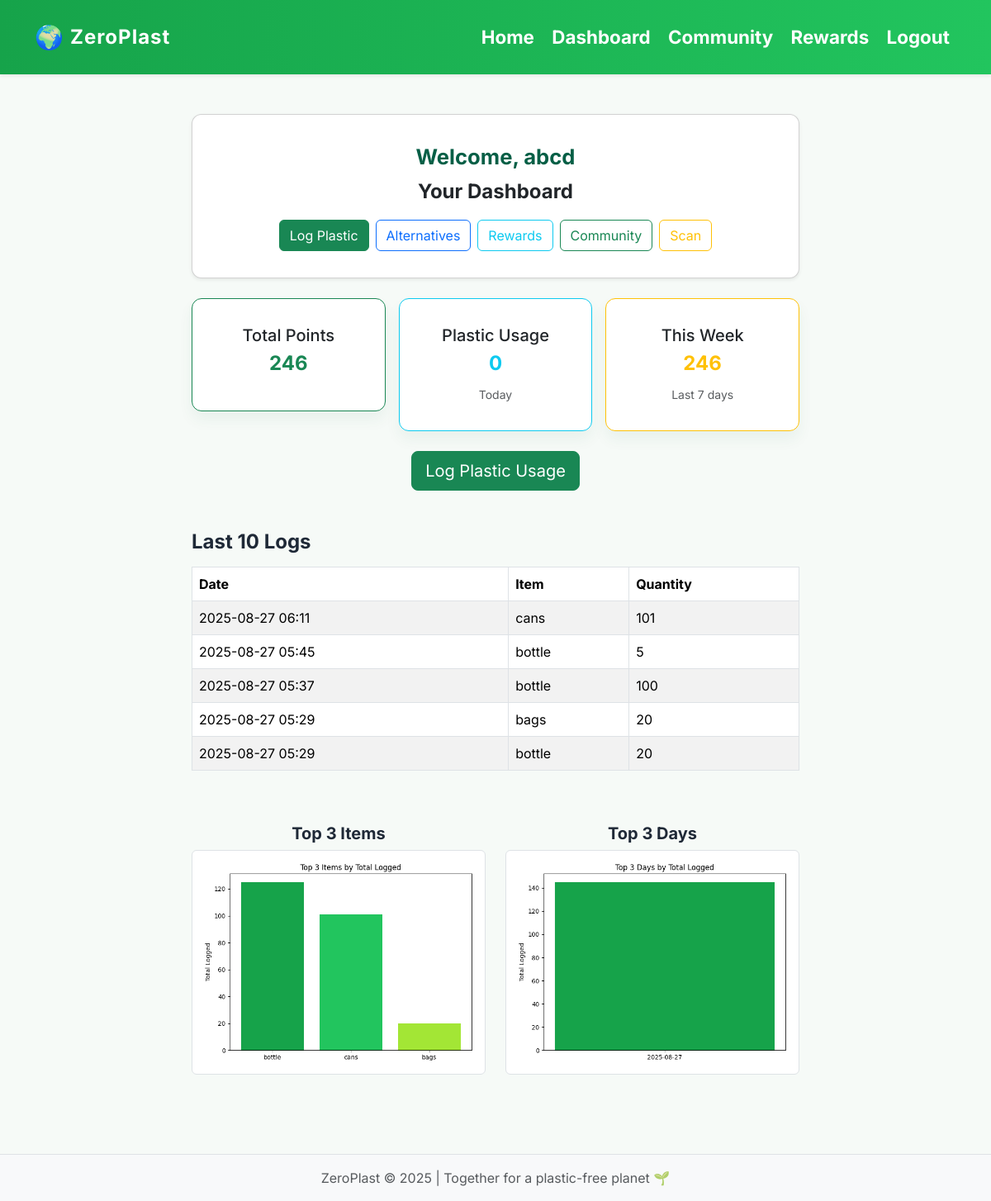
The page /dashboard (signed in) on the database its author committed.
### models.py (models this page shows)
class User(UserMixin, db.Model):
    id = db.Column(db.Integer, primary_key=True)
    username = db.Column(db.String(150), unique=True)
    password = db.Column(db.String(150))
    email = db.Column(db.String(150), unique=True)
    logs = db.relationship('PlasticLog', backref='user')

class PlasticLog(db.Model):
    id = db.Column(db.Integer, primary_key=True)
    item = db.Column(db.String(150))
    quantity = db.Column(db.Integer)
    created_at = db.Column(db.DateTime, default=datetime.utcnow)
    user_id = db.Column(db.Integer, db.ForeignKey('user.id'))

### routes/dashboard.py (the view)
@dashboard_bp.route('/dashboard')
@login_required
def dashboard():
    user_points = calculate_points(current_user.id)
    today = datetime.utcnow().date()
    week_ago = today - timedelta(days=6)
    logs = models.PlasticLog.query.filter_by(user_id=current_user.id).order_by(models.PlasticLog.created_at.desc()).all()
    plastic_usage_today = sum(l.quantity for l in logs if l.created_at.date() == today)
    plastic_usage_week = sum(l.quantity for l in logs if l.created_at.date() >= week_ago)
    last_10_logs = logs[:10]
    items_graph = save_graph_by_item(logs, current_user.id)
    days_graph = save_graph_by_day(logs, current_user.id)
    message = request.args.get('message')
    error = request.args.get('error')
    return render_template('dashboard.html',
                           user_points=user_points,
                           plastic_usage_today=plastic_usage_today,
                           plastic_usage_week=plastic_usage_week,
                           last_10_logs=last_10_logs,
                           items_graph=items_graph,
                           days_graph=days_graph,
                           message=message,
                           error=error)

### main.py (called while the page is built)
@login_manager.user_loader
def load_user(user_id):
    return models.User.query.get(int(user_id))

### utils.py (called while the page is built)
def save_graph_by_item(logs, user_id):
    item_counts = Counter()
    for l in logs:
        item_counts[l.item] += l.quantity
    top_items = item_counts.most_common(3)
    items, counts = zip(*top_items) if top_items else ([],[])
    fig, ax = plt.subplots()
    ax.bar(items, counts, color=['#16a34a', '#22c55e', '#a3e635'])
    ax.set_ylabel('Total Logged')
    ax.set_title('Top 3 Items by Total Logged')
    plt.tight_layout()
    graph_path = os.path.join('static', 'graphs', f'items_{user_id}.png')
    plt.savefig(graph_path)
    plt.close(fig)
    return graph_path

def save_graph_by_day(logs, user_id):
    day_counts = Counter()
    for l in logs:
        day = l.created_at.strftime('%Y-%m-%d')
        day_counts[day] += l.quantity
    top_days = day_counts.most_common(3)
    days, counts = zip(*top_days) if top_days else ([],[])
    fig, ax = plt.subplots()
    ax.bar(days, counts, color=['#16a34a', '#22c55e', '#a3e635'])
    ax.set_ylabel('Total Logged')
    ax.set_title('Top 3 Days by Total Logged')
    plt.tight_layout()
    graph_path = os.path.join('static', 'graphs', f'days_{user_id}.png')
    plt.savefig(graph_path)
    plt.close(fig)
    return graph_path

def calculate_points(user_id):
    total = db.session.query(func.sum(models.PointsLog.delta)) \
                      .filter_by(user_id=user_id).scalar()
    return total or 0

### templates/dashboard.html (shortened to what this page needs)
{% extends "base.html" %}
{% block content %}
<div class="row mb-4">
  <div class="col-md-8 mx-auto">
    <div class="card shadow-sm mb-4">
      <div class="card-body text-center">
        <h2 class="fw-bold mb-2">Welcome, {{ current_user.username }}</h2>
        <p class="lead">Your Dashboard</p>
        <div class="d-flex flex-wrap justify-content-center gap-2 mt-3">
          <a href="{{ url_for('plastic.add_log') }}" class="btn btn-success">Log Plastic</a>
          <a href="{{ url_for('alternatives.show_alternatives') }}" class="btn btn-outline-primary">Alternatives</a>
          <a href="{{ url_for('rewards.rewards_page') }}" class="btn btn-outline-info">Rewards</a>
          <a href="{{ url_for('community.community_page') }}" class="btn btn-outline-success">Community</a>
          <a href="{{ url_for('plastic.api_scan') }}" class="btn btn-outline-warning">Scan</a>
        </div>
      </div>
    </div>
    <div class="row g-3">
      <div class="col-md-4">
        <div class="card text-center border-success">
          <div class="card-body">
            <h5 class="card-title">Total Points</h5>
            <p class="display-6 fw-bold text-success">{{ user_points }}</p>
          </div>
        </div>
      </div>
      <div class="col-md-4">
        <div class="card text-center border-info">
          <div class="card-body">
            <h5 class="card-title">Plastic Usage</h5>
            <p class="display-6 fw-bold text-info">{{ plastic_usage_today }}</p>
            <small class="text-muted">Today</small>
          </div>
        </div>
      </div>
      <div class="col-md-4">
        <div class="card text-center border-warning">
          <div class="card-body">
            <h5 class="card-title">This Week</h5>
            <p class="display-6 fw-bold text-warning">{{ plastic_usage_week }}</p>
            <small class="text-muted">Last 7 days</small>
          </div>
        </div>
      </div>
    </div>
    <div class="text-center mt-4">
      <a href="{{ url_for('plastic.add_log') }}" class="btn btn-success btn-lg">Log Plastic Usage</a>
    </div>
    <div class="mt-5">
      <h4 class="fw-bold mb-3">Last 10 Logs</h4>
      <div class="table-responsive">
        <table class="table table-striped table-bordered">
          <thead>
            <tr>
              <th>Date</th>
              <th>Item</th>
              <th>Quantity</th>
            </tr>
          </thead>
          <tbody>
            {% for log in last_10_logs %}
            <tr>
              <td>{{ log.created_at.strftime('%Y-%m-%d %H:%M') }}</td>
              <td>{{ log.item }}</td>
              <td>{{ log.quantity }}</td>
            </tr>
            {% endfor %}
          </tbody>
        </table>
      </div>
    </div>
    <div class="row mt-5">
      <div class="col-md-6 text-center">
        <h5 class="fw-bold">Top 3 Items</h5>
        <img src="/{{ items_graph }}" class="img-fluid border rounded bg-white p-2" alt="Top 3 Items Graph">
      </div>
      <div class="col-md-6 text-center">
        <h5 class="fw-bold">Top 3 Days</h5>
        <img src="/{{ days_graph }}" class="img-fluid border rounded bg-white p-2" alt="Top 3 Days Graph">
      </div>
    </div>
  </div>
</div>
{% endblock %}

### templates/base.html (shortened to what this page needs)
<!DOCTYPE html>
<html lang="en">
<head>
  <link rel="stylesheet" href="https://cdn.jsdelivr.net/npm/bootstrap@5.3.3/dist/css/bootstrap.min.css">
  <link rel="stylesheet" href="{{ url_for('static', filename='css/styles.css') }}">
</head>
<body>
  <header class="shadow-sm">
    <div class="container d-flex justify-content-between align-items-center py-2">
      <div class="d-flex align-items-center">
        <span class="fs-3 me-2" style="color:#16a34a;">🌍</span>
        <span class="fw-bold fs-4" style="letter-spacing:1px;">ZeroPlast</span>
      </div>
      <nav>
        <a class="nav-link d-inline px-2" href="{{ url_for('home') }}">Home</a>
        {% if current_user.is_authenticated %}
          <a class="nav-link d-inline px-2" href="{{ url_for('dashboard.dashboard') }}">Dashboard</a>
          <a class="nav-link d-inline px-2" href="{{ url_for('community.community_page') }}">Community</a>
          <a class="nav-link d-inline px-2" href="{{ url_for('rewards.rewards_page') }}">Rewards</a>
          <a class="nav-link d-inline px-2" href="{{ url_for('auth.logout') }}">Logout</a>
        {% else %}
          <a class="nav-link d-inline px-2" href="{{ url_for('auth.login') }}">Login</a>
          <a class="nav-link d-inline px-2" href="{{ url_for('auth.register') }}">Register</a>
        {% endif %}
      </nav>
    </div>
  </header>
  <main class="container py-4">
    {% block content %}{% endblock %}
  </main>
  <footer class="footer bg-light text-center py-3 border-top mt-5">
    <div class="container">
      <span class="text-muted">ZeroPlast © 2025 | Together for a plastic-free planet 🌱</span>
    </div>
  </footer>
</body>
</html>

### static/css/styles.css (style rules this page uses)
body { font-family: 'Inter', 'Segoe UI', Tahoma, Geneva, Verdana, sans-serif; background: #f6faf7; color: #1f2937; margin: 0; padding: 0; }
header { background: linear-gradient(90deg, #16a34a 0%, #22c55e 100%); padding: 16px 20px; display: flex; align-items: center; justify-content: space-between; color: white; font-size: 1.4rem; font-weight: 700; box-shadow: 0 6px 14px rgba(22, 163, 74, 0.25); }
header a { color: #ecfdf5; text-decoration: none; }
header nav a { color: #ecfdf5; padding: 6px 10px; border-radius: 8px; transition: background 0.25s ease, transform 0.05s ease; }
main { max-width: 1000px; margin: 24px auto 40px auto; padding: 0 20px; }
h2 { font-size: 1.6rem; margin: 4px 0 14px 0; color: #065f46; }
.card { flex: 1; min-width: 200px; background: #ffffff; padding: 16px 18px; border-radius: 12px; box-shadow: 0 10px 18px rgba(6, 95, 70, 0.06); text-align: center; }
.card p { font-size: 1.5rem; font-weight: bold; margin: 0 0 10px 0; }

### rows shown on the page
User: username "abcd"
PlasticLog: created_at "2025-08-27 06:11", item "cans", quantity "101"
PlasticLog: created_at "2025-08-27 05:45", item "bottle", quantity "5"
PlasticLog: created_at "2025-08-27 05:37", item "bottle", quantity "100"
PlasticLog: created_at "2025-08-27 05:29", item "bags", quantity "20"
PlasticLog: created_at "2025-08-27 05:29", item "bottle", quantity "20"

### other values the page prints
{{ user_points }} "246"
{{ plastic_usage_today }} "0"
{{ plastic_usage_week }} "246"
